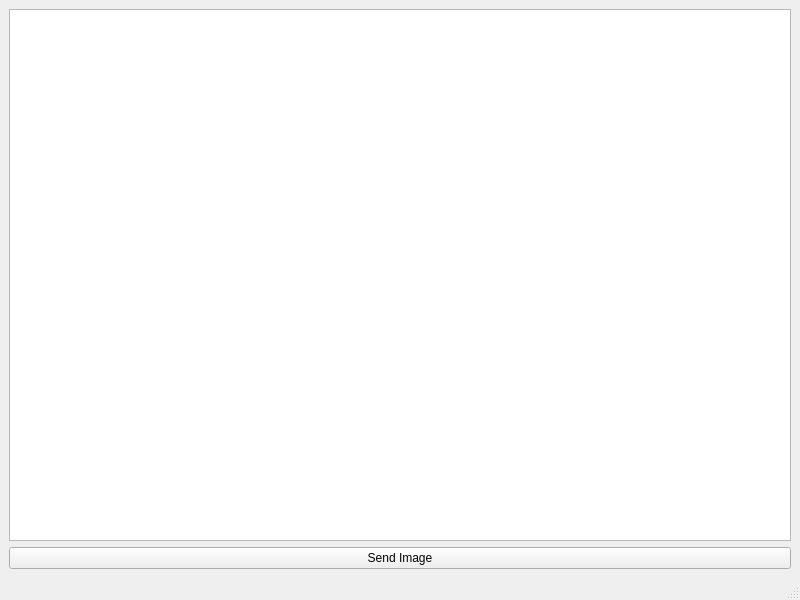
<?xml version="1.0" encoding="UTF-8"?>
<ui version="4.0">
 <class>Client</class>
 <widget class="QMainWindow" name="Client">
  <property name="geometry">
   <rect>
    <x>0</x>
    <y>0</y>
    <width>800</width>
    <height>600</height>
   </rect>
  </property>
  <property name="windowTitle">
   <string>Client</string>
  </property>
  <widget class="QWidget" name="centralwidget">
   <layout class="QGridLayout" name="gridLayout">
    <item row="0" column="0">
     <layout class="QVBoxLayout" name="verticalLayout">
      <item>
       <widget class="QTreeView" name="treeView"/>
      </item>
      <item>
       <widget class="QPushButton" name="pushButton">
        <property name="text">
         <string>Send Image</string>
        </property>
       </widget>
      </item>
     </layout>
    </item>
   </layout>
  </widget>
  <widget class="QMenuBar" name="menubar">
   <property name="geometry">
    <rect>
     <x>0</x>
     <y>0</y>
     <width>800</width>
     <height>21</height>
    </rect>
   </property>
  </widget>
  <widget class="QStatusBar" name="statusbar"/>
 </widget>
 <resources/>
 <connections/>
</ui>
